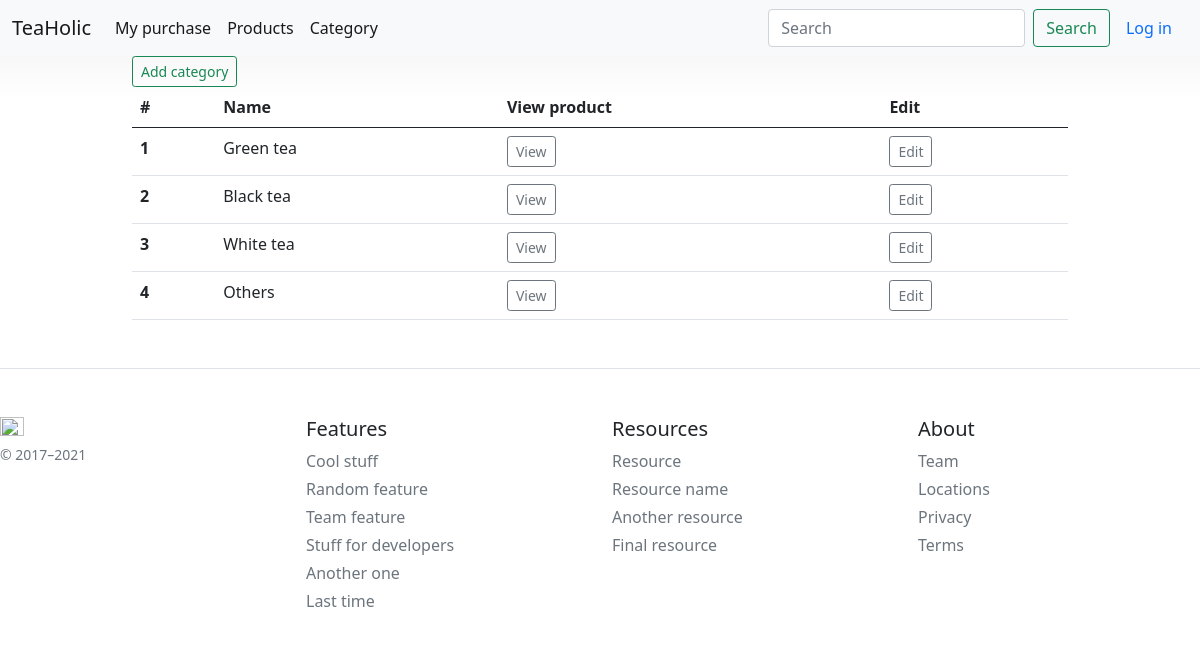
Page /category on the earlier database version.
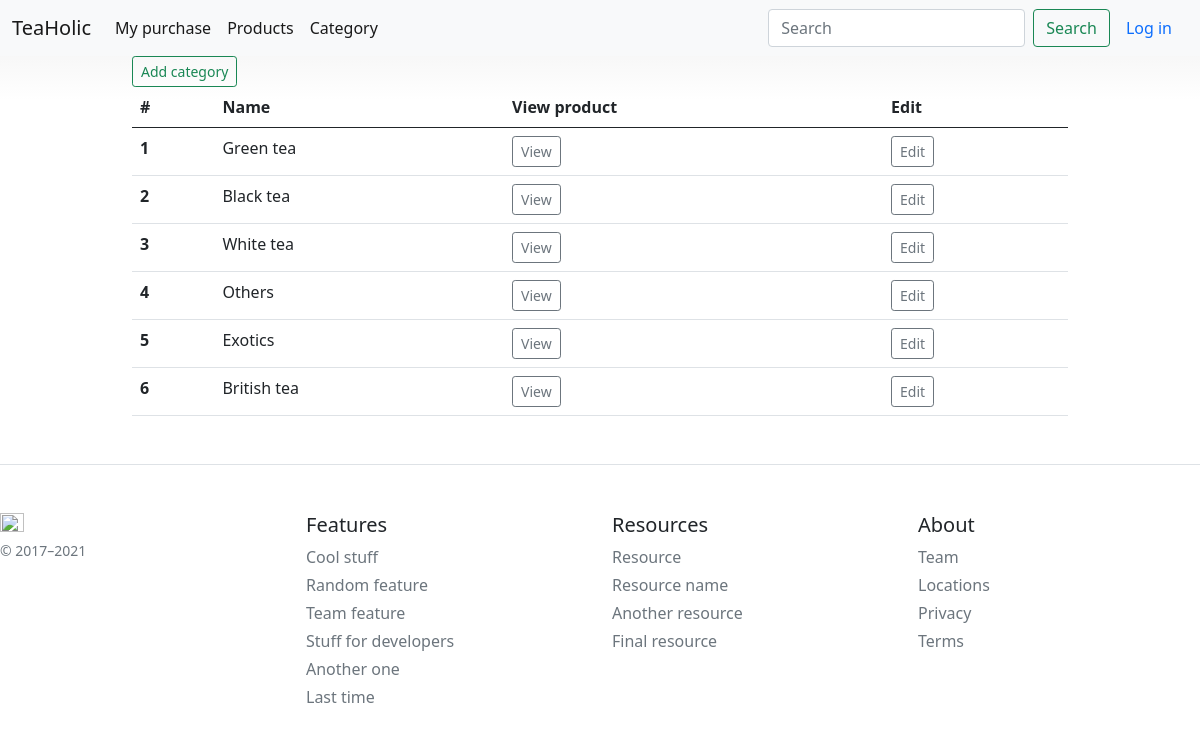
Same page on the later database version.
### bboard/models.py (models this page shows)
class Category(models.Model):
    name = models.CharField(max_length=50)

### bboard/views.py (the view)
# urls.py: path('category', views.category, name = 'category'),
def category(request):
    user = get_userprofile(request)
    categories = Category.objects.all()
    return render(request,'bboard/basis/category/category.html', {'categories':categories,'user':user})

### bboard/services/services.py (called while the page is built)
def get_userprofile(request):
    if request.user.is_authenticated:
        user = request.user
        return user
    else:
        return None

### bboard/templates/bboard/basis/category/category.html
{% extends "bboard/basis/base.html" %}
{% block content %}
<div class="container">
<a class="btn btn-outline-success btn-block btn-sm" href="{% url 'category_create' %}">Add category</a>
    <table class="table">
        <thead>
        <tr>
            <th scope="col">#</th>
            <th scope="col">Name</th>
            <th scope="col">View product</th>
            <th scope="col">Edit</th>
        </tr>
        </thead>
        <tbody>
{% for category in categories  %}
        <tr>
            <th scope="row">{{ forloop.counter }}
</th>
            <td >{{ category.name}}</td>
            <td>
                <a class="btn btn-outline-secondary btn-block btn-sm" href="{% url 'product_from_category' id=category.id %}">View</a>
            </td>
            <td>
                <a class="btn btn-outline-secondary btn-block btn-sm" href="{% url 'category_update' id=category.id %}">Edit</a>
            </td>
        </tr>
{% endfor %}
        </tbody>
    </table>
</div>
{% endblock %}

Differences in the rows shown:
added Category: name "Exotics"
added Category: name "British tea"
